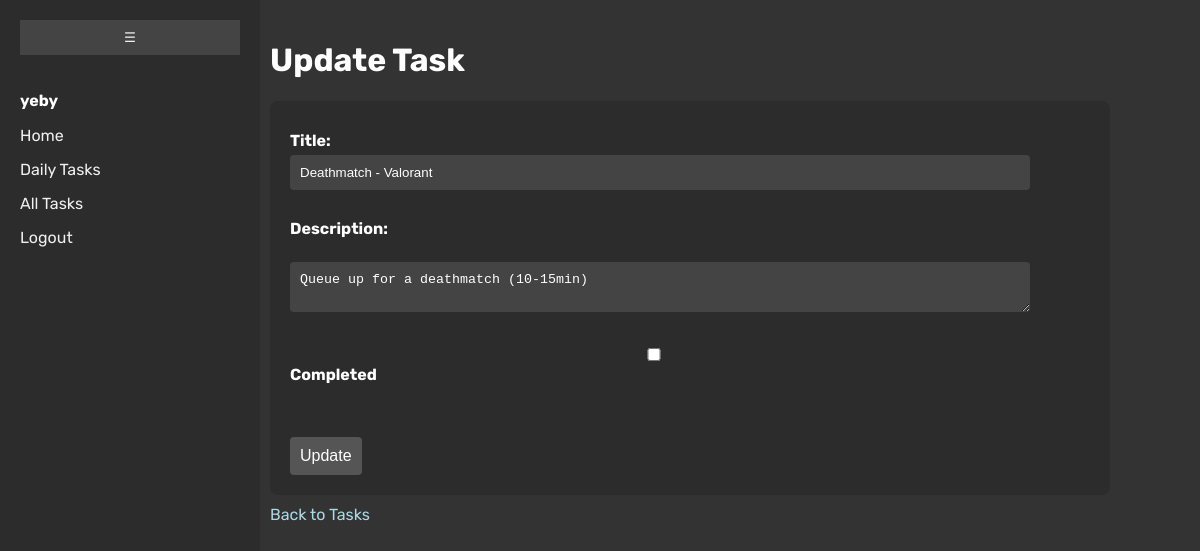
Screenshot of /tasks/4/update/ (signed in) with the database file from the repository.
### tasks/models.py (models this page shows, shortened)
class Task(models.Model):
    user = models.ForeignKey(User, on_delete=models.CASCADE)
    title = models.CharField(max_length=255)
    description = models.TextField(blank=True)
    created_at = models.DateTimeField(auto_now_add=True)
    completed = models.BooleanField(default=False)
    is_daily = models.BooleanField(default=False)
    completed_at = models.DateTimeField(null=True, blank=True)

### tasks/views.py (the view, shortened to what this page needs)
# urls.py: path('<int:task_id>/update/', views.task_update, name='task_update'),
@login_required
def task_update(request, task_id):
    task = get_object_or_404(Task, id=task_id, user=request.user)
    return render(request, 'tasks/task_update.html', {'task': task})

### templates/tasks/task_update.html (shortened to what this page needs)
{% load static %}
<!DOCTYPE html>
<html>
    <head>
        <link rel="stylesheet" type="text/css" href="{% static 'css/style.css' %}">
        <link rel="stylesheet" type="text/css" href="{% static 'css/forms.css' %}">
    </head>
    <body>
        {% include 'partials/navbar.html' %}
        <div class="content">
            <h1>Update Task</h1>
            <form method="POST" class="task-form">
                <label>Title:</label>
                <input type="text" name="title" value="{{ task.title }}" required><br><br>
                <label>Description:</label><br>
                <textarea name="description">{{ task.description }}</textarea><br><br>
                <label>
                    <input type="checkbox" name="completed" {% if task.completed %}checked{% endif %}>
                    Completed
                </label><br><br>
                <button type="submit">Update</button>
            </form>
            <a href="{% url 'task_list' %}">Back to Tasks</a>
        </div>
    </body>
</html>

### templates/partials/navbar.html (shortened to what this page needs)
{% load static %}
<div class="sidebar" id="sidebar">
  <button class="toggle-btn" id="toggleBtn">☰</button>
  {% if user.is_authenticated %}
    <p style="color: #fff; font-weight: bold;">{{ user.username }}</p>
    <a href="{% url 'home' %}"><span class="link-text">Home</span></a>
    <a href="{% url 'daily_tasks' %}"><span class="link-text">Daily Tasks</span></a>
    <a href="{% url 'task_list' %}"><span class="link-text">All Tasks</span></a>
    <a href="{% url 'logout' %}"><span class="link-text">Logout</span></a>
  {% else %}
    <a href="{% url 'home' %}"><span class="link-text">Home</span></a>
    <a href="{% url 'login' %}"><span class="link-text">Login</span></a>
    <a href="{% url 'signup' %}"><span class="link-text">Sign Up</span></a>
  {% endif %}
</div>

### static/css/style.css (style rules this page uses)
html, body { background-color: #2c2c2c; margin: 0; padding: 0; font-family: 'Rubik', sans-serif; }
.content { margin-left: 250px; padding: 20px; background-color: #333; min-height: 100vh; color: #fff; transition: margin-left 0.3s; }

### static/css/forms.css (style rules this page uses)
html, body { margin: 0; padding: 0; font-family: 'Rubik', sans-serif; }
.content { margin-left: 250px; padding: 20px; background-color: #333; min-height: 100vh; color: #fff; transition: margin-left 0.3s; }
.task-form { width: 100%; max-width: 800px; padding: 20px; background-color: #2c2c2c; border-radius: 8px; color: white; }
.task-form label { display: block; margin: 10px 0 5px; font-weight: bold; }
.task-form input, .task-form textarea { width: 90%; padding: 10px; border: none; border-radius: 4px; background-color: #444; color: white; resize: vertical; }
.task-form button { margin-top: 10px; padding: 10px; background-color: #555; color: white; border: none; border-radius: 4px; cursor: pointer; font-size: 16px; }
.content a { display: inline-block; margin-top: 10px; color: lightblue; text-decoration: none; }

### templates/partials/navbar.html (style rules this page uses)
.sidebar { width: 220px; height: 100vh; background-color: #2c2c2c; padding: 20px; position: fixed; top: 0; left: 0; transition: width 0.3s, padding 0.3s; overflow: hidden; font-family: 'Rubik', sans-serif; }
.sidebar p, .sidebar a { transition: opacity 0.3s, visibility 0.3s; }
.sidebar a { display: block; color: #f0f0f0; text-decoration: none; margin: 15px 0; }
.toggle-btn { background-color: #444; border: none; color: #f0f0f0; padding: 10px; cursor: pointer; width: 100%; text-align: center; margin-bottom: 20px; }

### rows the page displays
Task: title "Deathmatch - Valorant", description "Queue up for a deathmatch (10-15min)"

### other values shown
{{ user.username }} "yeby"
